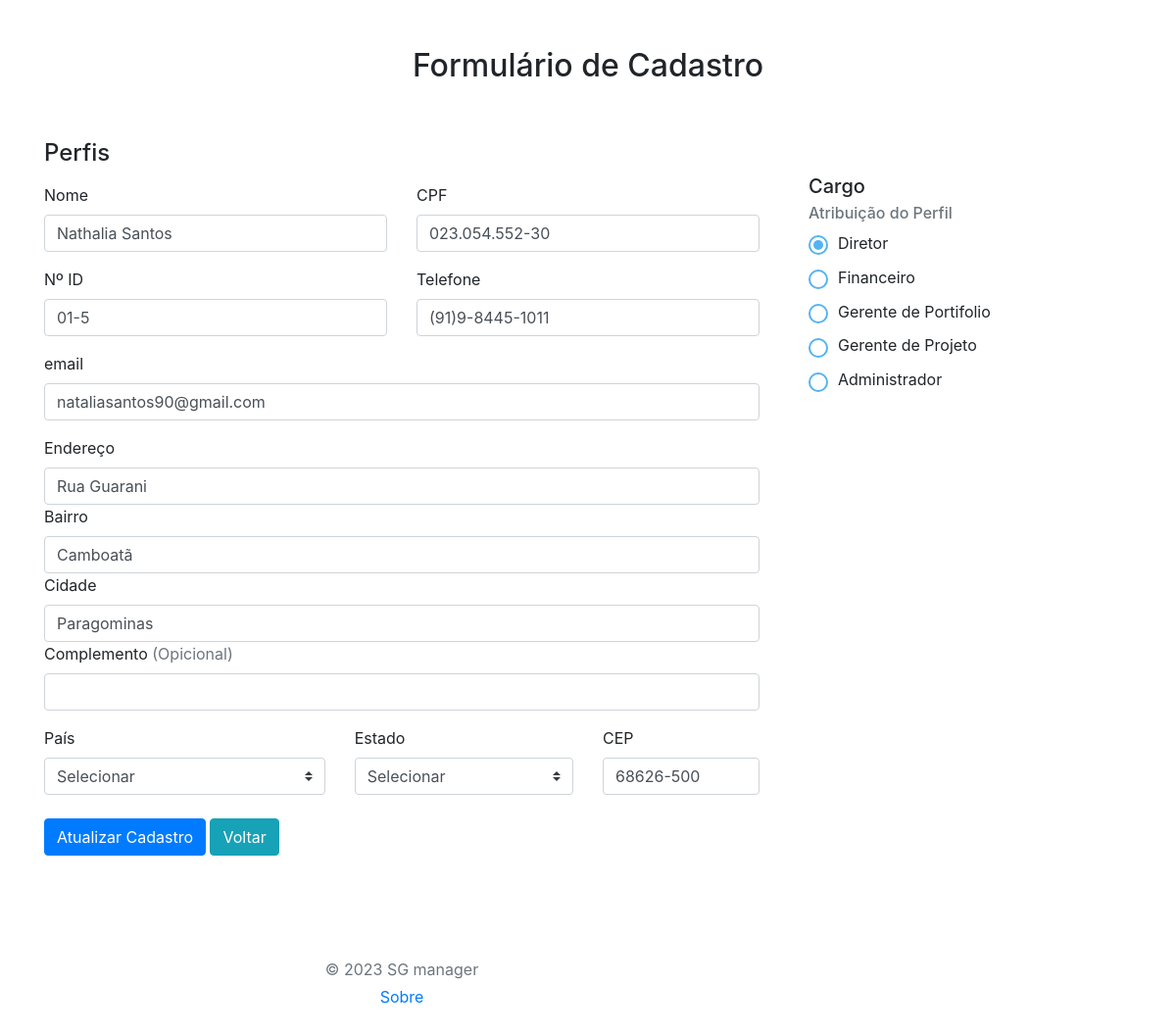
The app's page /adm/edit.funcionario.php?id=5 with its own data.
### tables this page shows
CREATE TABLE `funcionario` (
  `id` int NOT NULL AUTO_INCREMENT,
  `id_funcionario` varchar(10) NOT NULL,
  `cpf` varchar(15) NOT NULL,
  `nome` varchar(115) NOT NULL,
  `funcao` varchar(30) NOT NULL,
  `telefone` varchar(15) NOT NULL,
  `email` varchar(115) NOT NULL,
  `endereco` varchar(115) NOT NULL,
  `cidade` varchar(115) NOT NULL,
  `bairro` varchar(115) NOT NULL,
  `cep` varchar(10) NOT NULL,
  `codigo_acesso` varchar(15) NOT NULL,
  PRIMARY KEY (`id`,`codigo_acesso`,`cpf`)
);

### adm/edit.funcionario.php (the view, shortened to what this page needs)
<?php
    if(!empty($_GET['id'])){
        include_once('config.php');
        $id = $_GET['id'];
        $sqlSelect = "SELECT * FROM formulario.funcionario  WHERE id=$id";
        $result = $conexao->query($sqlSelect);
        if($result->num_rows > 0){
            while($user_data = mysqli_fetch_assoc($result)){
                $id_funcionario = $user_data['id_funcionario'];
                $cpf = $user_data['cpf'];
                $nome = $user_data['nome'];
                $funcao = $user_data['funcao'];
                $telefone = $user_data['telefone'];
                $email = $user_data['email'];
                $cidade = $user_data['cidade'];
                $bairro = $user_data['bairro'];
                $endereco = $user_data['endereco'];
                $cep = $user_data['cep'];
            }
        }
        else{
            header('Location: view.listaP.adm.php');
        }
    }
?>
<!doctype html>
<html lang="pt">
<head>
    <link rel="stylesheet" href="https://cdn.jsdelivr.net/npm/bootstrap@4.0.0/dist/css/bootstrap.min.css">
</head>
<body>
    <div class="container" action>
        <div class="py-5 text-center">
            <h2>Formulário de Cadastro</h2>
        </div>
        <form action="saveEdit.funcionario.php" method="POST">
        <div class="row">
          <div class="col-md-4 order-md-2 mb-4">
              <div class="input-group style="width: 18rem;>
                  <div class="card-body">
                    <h5 class="card-title">Cargo</h5>
                    <h6 class="card-subtitle mb-2 text-muted">Atribuição do Perfil</h6>
                    <div class="form-check">
                      <input class="form-check-input" type="radio" name="funcao" id="diretor" value="Diretor" <?php echo $funcao == 'Diretor' ? 'checked' : ''?>>
                      <label class="form-check-label" for="Diretor">
                        Diretor
                      </label>
                    </div>
                    <div class="form-check">
                      <input class="form-check-input" type="radio" name="funcao" id="financeiro" value="Financeiro" <?php echo $funcao == 'Financeiro' ? 'checked' : ''?>>
                      <label class="form-check-label" for="Financeiro">
                        Financeiro
                      </label>
                    </div>
                    <div class="form-check">
                      <input class="form-check-input" type="radio" name="funcao" id="gpp" value="Gerente de Portifolio" <?php echo $funcao == 'Gerente de Portifolio' ? 'checked' : ''?>>
                      <label class="form-check-label" for="GerentePortifolio">
                        Gerente de Portifolio
                      </label>
                    </div>
                    <div class="form-check">
                      <input class="form-check-input" type="radio" name="funcao" id="gp" value="Gerente de Projeto" <?php echo $funcao == 'Gerente de Projeto' ? 'checked' : ''?>>
                      <label class="form-check-label" for="GerenteProjeto">
                        Gerente de Projeto
                      </label>
                    </div>
                    <div class="form-check">
                      <input class="form-check-input" type="radio" name="funcao" id="adm" value="Administrador" <?php echo $funcao == 'Administrador' ? 'checked' : ''?>>
                      <label class="form-check-label" for=" Administrador">
                        Administrador
                      </label>
                    </div>
                </div>
              </div>
            </div>
          <div class="col-md-8 order-md-1">
            <h4 class="mb-3">Perfis</h4>
              <div class="row">
                <div class="col-md-6 mb-3">
                  <label for="nome">Nome</label>
                  <input type="text" class="form-control"  name="nome" id="nome" placeholder="" value="<?php echo $nome?>" required="" autocomplete="off">
                </div>
                <div class="col-md-6 mb-3">
                  <label for="cpf">CPF</label>
                  <input type="text" class="form-control" name="cpf" id="cpf" placeholder="000.000.000-00" value="<?php echo $cpf?>" required="" autocomplete="off">
                </div>
              </div>
              <div class="row">
                  <div class="col-md-6 mb-3">
                      <label for="id_funcionario">Nº ID</label>
                      <input type="text" class="form-control" name="id_funcionario" id="id_funcionario" placeholder="00-0" value="<?php echo $id_funcionario?>" required="" autocomplete="off">
                    </div>
                  <div class="col-md-6 mb-3">
                    <label for="tel">Telefone</label>
                    <input type="tel" class="form-control" name="telefone" id="telefone" placeholder="(99) 9 9999-9999" value="<?php echo $telefone?>" required="" autocomplete="off">
                  </div>
                </div>
                <div class="mb-3">
                <label for="email">email <span class="text-muted"></span></label>
                <input type="email" class="form-control" name="email" id="email" placeholder="seunome@exemplo.com" autocomplete="off" value="<?php echo $email?>">
              </div>
              <div class="mb-3">
                  <label for="endereco">Endereço</label>
                  <input type="text" class="form-control" name="endereco" id="endereco" placeholder="Rua" required="" autocomplete="off" value="<?php echo $endereco?>">
              <div class="mb-3">
                  <label for="bairro">Bairro</label>
                  <input type="text" class="form-control" name="bairro" id="bairro" autocomplete="off" placeholder="" required="" value="<?php echo $bairro?>">
              <div class="mb-3">
                  <label for="cidade">Cidade</label>
                  <input type="text" class="form-control" name="cidade" id="cidade" autocomplete="off" placeholder="" required="" value="<?php echo $cidade?>">
                  <div class="mb-3">
                    <label for="address2">Complemento <span class="text-muted">(Opicional)</span></label>
                    <input type="text" class="form-control" id="address2">
                  </div>
                </div>
                <div class="row">
                  <div class="col-md-5 mb-3">
                    <label for="country">País</label>
                    <select class="custom-select d-block w-100" id="country" >
                      <option value="">Selecionar</option>
                    </select>
                  </div>
                  <div class="col-md-4 mb-3">
                    <label for="Estado">Estado</label>
                    <select class="custom-select d-block w-100" id="Estado" >
                      <option value="">Selecionar</option>
                    </select>
                  </div>
                  <div class="col-md-3 mb-3">
                    <label for="cep">CEP</label>
                    <input type="text" class="form-control" name="cep" id="cep" placeholder="00000-000" required="" autocomplete="off" value="<?php echo $cep?>">
                  </div>
                </div>
                  <Button class="btn btn-primary my-2" name="update" id="update" type="submit">Atualizar Cadastro</Button>
                  <a href="view.listaP.adm.php" class="btn btn-info my-2">Voltar</a>
          </div>
        </div>
          <footer class="my-5 pt-5 text-muted text-center text-small">
          <p class="mb-1">© 2023 SG manager</p>
          <ul class="list-inline">
            <li class="list-inline-item"><a href="#">Sobre</a></li>
          </ul>
        </footer>
        </form>
    </div>
</body>
</html>

### adm/edit.funcionario.php (style rules this page uses)
.form-check-input { appearance: none; width: 20px; height: 20px; cursor: pointer; border-radius: 50%; border: 2px solid rgb(85, 179, 241);; position: relative; display: flex; align-items: center; justify-content: center; outline: none; }
.form-check-input:before { content: ''; position: absolute; width: 10px; height: 10px; background: rgb(85, 179, 241); border-radius: 50%; opacity: 0; transition: all 600ms ease-in-out; }
.form-check-input:checked:before { opacity: 1; }
.form-check-label { padding-left: 10px; cursor: pointer; user-select: none; }
.form-check { margin-bottom: 10px; display: flex; align-items: center; }

### records on screen
funcionario: funcao "☑", nome "Nathalia Santos", cpf "023.054.552-30", id_funcionario "01-5", telefone "(91)9-8445-1011", email "nataliasantos90@gmail.com", endereco "Rua Guarani", bairro "Camboatã", cidade "Paragominas", cep "68626-500"
